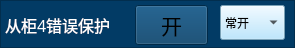
   <widget class="QFrame" name="frame_46">
    <property name="geometry">
     <rect>
      <x>620</x>
      <y>452</y>
      <width>295</width>
      <height>48</height>
     </rect>
    </property>
    <property name="styleSheet">
     <string notr="true">background-color: rgb(2, 59, 101);</string>
    </property>
    <property name="frameShape">
     <enum>QFrame::StyledPanel</enum>
    </property>
    <property name="frameShadow">
     <enum>QFrame::Raised</enum>
    </property>
    <widget class="QToolButton" name="toolButton_c4cwbh">
     <property name="geometry">
      <rect>
       <x>135</x>
       <y>5</y>
       <width>73</width>
       <height>40</height>
      </rect>
     </property>
     <property name="font">
      <font>
       <family>微软雅黑</family>
       <pointsize>16</pointsize>
      </font>
     </property>
     <property name="text">
      <string>开</string>
     </property>
     <property name="icon">
      <iconset>
       <normaloff>yb_on.png</normaloff>yb_on.png</iconset>
     </property>
     <property name="iconSize">
      <size>
       <width>66</width>
       <height>48</height>
      </size>
     </property>
    </widget>
    <widget class="QLabel" name="label_31">
     <property name="geometry">
      <rect>
       <x>5</x>
       <y>10</y>
       <width>111</width>
       <height>30</height>
      </rect>
     </property>
     <property name="font">
      <font>
       <family>微软雅黑</family>
       <pointsize>12</pointsize>
      </font>
     </property>
     <property name="styleSheet">
      <string notr="true">color: rgb(255, 255, 255);</string>
     </property>
     <property name="text">
      <string>从柜4错误保护 </string>
     </property>
    </widget>
    <widget class="QComboBox" name="comboBox_c4cwbh">
     <property name="geometry">
      <rect>
       <x>220</x>
       <y>5</y>
       <width>65</width>
       <height>35</height>
      </rect>
     </property>
     <property name="styleSheet">
      <string notr="true">background-color: rgb(170, 225, 255);</string>
     </property>
     <item>
      <property name="text">
       <string>常开</string>
      </property>
     </item>
     <item>
      <property name="text">
       <string>常闭</string>
      </property>
     </item>
    </widget>
   </widget>
